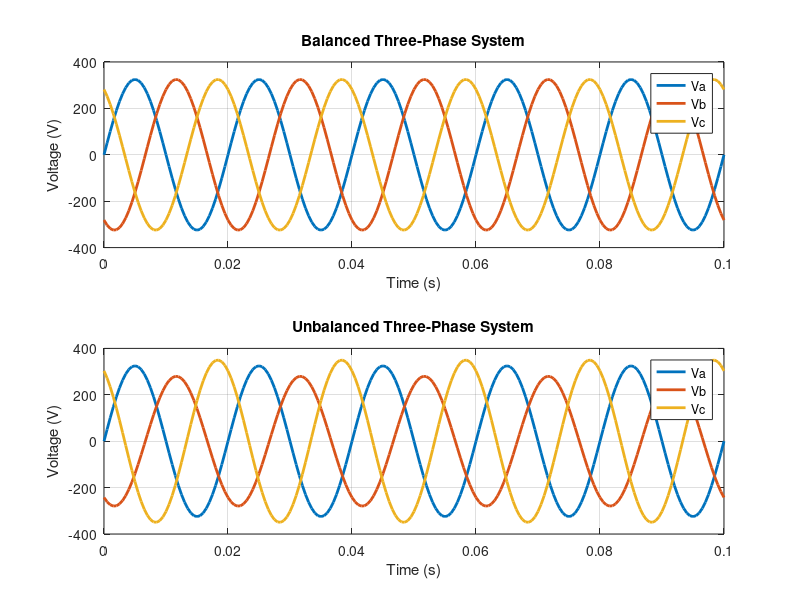

The MATLAB script that drew this image:
clc
clear
% Parameters
f = 50;
fs = 2000;
t = 0:1/fs:0.1;
%  Balanced System
Va_bal = 325*sin(2*pi*f*t);
Vb_bal = 325*sin(2*pi*f*t - 2*pi/3);
Vc_bal = 325*sin(2*pi*f*t + 2*pi/3);
% Unbalanced System
Va_un = 325*sin(2*pi*f*t);
Vb_un = 280*sin(2*pi*f*t - 2*pi/3);
Vc_un = 350*sin(2*pi*f*t + 2*pi/3);
% Plot
figure
subplot(2,1,1)
plot(t,Va_bal,'LineWidth',2)
hold on
plot(t,Vb_bal,'LineWidth',2)
plot(t,Vc_bal,'LineWidth',2)
title('Balanced Three-Phase System')
xlabel('Time (s)')
ylabel('Voltage (V)')
legend('Va','Vb','Vc')
grid on
subplot(2,1,2)
plot(t,Va_un,'LineWidth',2)
hold on
plot(t,Vb_un,'LineWidth',2)
plot(t,Vc_un,'LineWidth',2)
title('Unbalanced Three-Phase System')
xlabel('Time (s)')
ylabel('Voltage (V)')
legend('Va','Vb','Vc')
grid on
